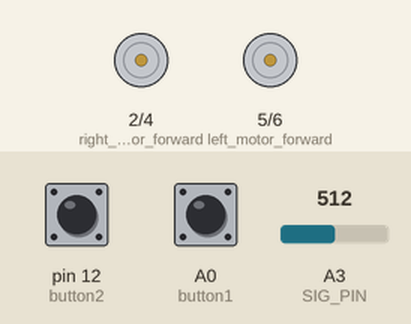
A sketch run on a simulated Arduino Uno, built with avr-gcc and run on an emulated ATmega328P. On the bench: motor-driver pin pairs drawn as motors (green arrow = first pin HIGH = forward, orange = second pin HIGH = backward, longer = more drive, scaled by the enable pin). Inputs (shaded band) come from the test bench; at power-on: pin 12 (button2) HIGH, A3 (SIG_PIN) = 512, A0 (button1) HIGH.

Above: at 1.2 s.
1.3 s: pin 12 (button2) pulled LOW for 0.15 s
At 1.6 s:
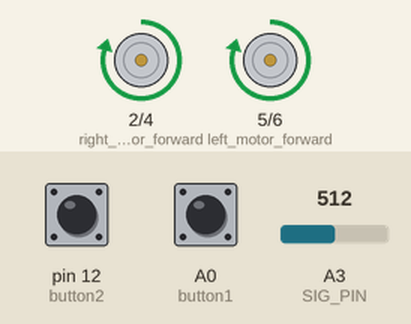
2.9 s: A3 (SIG_PIN) set to 316
4.4 s: A3 (SIG_PIN) set to 290
At 5.2 s:
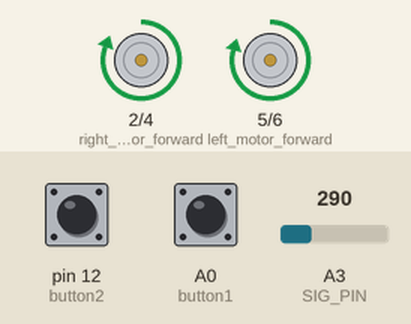
5.9 s: A3 (SIG_PIN) set to 306
At 6.3 s:
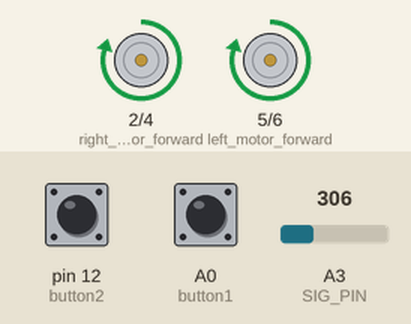
7.4 s: A3 (SIG_PIN) set to 190
At 8.6 s:
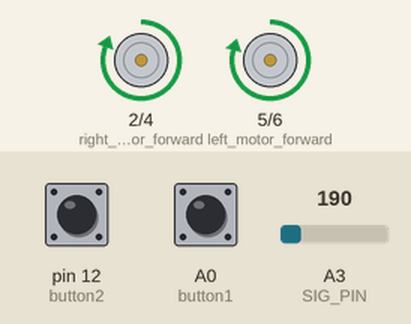
8.9 s: A3 (SIG_PIN) set to 310
At 9.8 s:
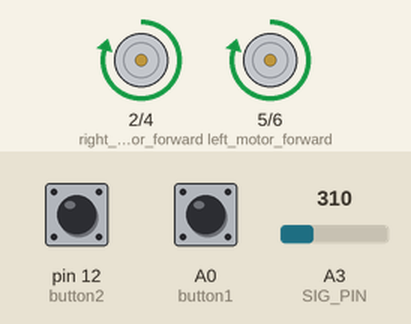
Timing chart, 0 to 11.4 s (numbered marks = the images above; inputs shaded):
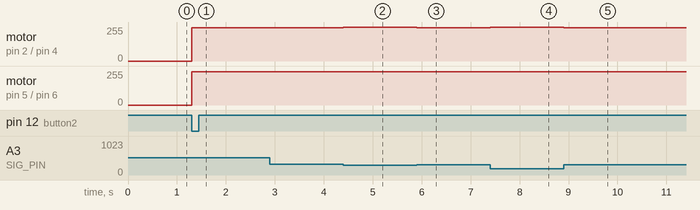

The sketch:

8IR_MUX_PID_Algorithm.ino
```cpp
//motorpins
#define right_motor_forward 2   //IN1(L298) || TB6612 -- AIN2
#define right_motor_backward 4  //IN2(L298) || TB6612 -- AIN1
#define left_motor_forward 5    //IN3(L298)  || TB6612 --- BIN1
#define left_motor_backward 6   //IN4(L298)  || TB6612 --- BIN2
//speed control pins (PWM)
#define right_motor_speed 3  //EnA (L298) //TB6612 --- PWMA
#define left_motor_speed 9   //EnB (L298) //TB6612 --- PWMB

//MUX PIN
#define S0 11
#define S1 10
#define S2 8
#define S3 7
#define SIG_PIN A3

//Sensor Variables
#define sensorNumber 8
int sensorADC[sensorNumber];
int sensorDigital[sensorNumber];
int bitWeight[sensorNumber] = { 1, 2, 4, 8, 16, 32, 64, 128 };
int WeightValue[sensorNumber] = { 10, 20, 30, 40, 50, 60, 70, 80 };
int theshold = 500;
int sumOnSensor;
int sensorWight;
int bitSensor;

//PID Variables
float line_position;
float error;
float center_position = 45;
float derivative, previous_error;
int base_speed = 250;
int kp = 8;
int kd = 100;


//button
#define button1 A0
#define button2 12

//************************************SETUP***************************************
void setup() {
  Serial.begin(9600);
  pinMode(S0, OUTPUT);
  pinMode(S1, OUTPUT);
  pinMode(S2, OUTPUT);
  pinMode(S3, OUTPUT);
  pinMode(button1, INPUT_PULLUP);
  pinMode(button2, INPUT_PULLUP);

  pinMode(left_motor_forward, OUTPUT);
  pinMode(left_motor_backward, OUTPUT);
  pinMode(right_motor_forward, OUTPUT);
  pinMode(right_motor_backward, OUTPUT);

  pinMode(left_motor_speed, OUTPUT);
  pinMode(left_motor_speed, OUTPUT);
}


//************************************LOOP***************************************
void loop() {
  if (digitalRead(button1) == 0) {  //when button 1 is pressed
    while (1) {
      read_black_line();
    }
  }
  if (digitalRead(button2) == 0) {  //when button 2 is pressed
    while (1) {
      PID_Controller(base_speed, kp, kd);
    }
  }
}
```

PID_Controller.ino
```cpp
void PID_Controller(int base_speed, int p, int d) {
  read_black_line();

  if (sumOnSensor > 0) line_position = sensorWight / sumOnSensor;
  error = center_position - line_position;

  derivative = error - previous_error;

  int right_motor_correction = base_speed + (error * p + derivative * d);
  int left_motor_correction = base_speed - (error * p + derivative * d);

  previous_error = error;


  /*
  for (int i = 7; i >= 0; i--) {  //display bitsensor data
    Serial.print(String(bitRead(bitSensor, i)));
  }

  Serial.print("  Wright: " + String(sensorWight));
  Serial.print("  Error: " + String(error));
  Serial.print("  Correction Speed: " + String(left_motor_correction) + ", " + String(right_motor_correction));
  Serial.println();
  */

  motor(left_motor_correction, right_motor_correction);
}


void side_calibration() {
  read_black_line();  //take sensor reading

  for (int i = 7; i >= 0; i--) {  //display bitsensor data
    Serial.print(String(bitRead(bitSensor, i)));
  }

  if (bitSensor == 0b10000000) {
    Serial.print("  Side: Left");
  } else if (bitSensor == 0b00000001) {
    Serial.print("  Side: Right");
  } else {
    Serial.print("  Side: NULL");
  }

  Serial.println();
}
```

motor.ino
```cpp
void motor(int LPWM, int RPWM) {
  if (LPWM > 0) {
    digitalWrite(left_motor_forward, HIGH);
    digitalWrite(left_motor_backward, LOW);
  } else {
    digitalWrite(left_motor_forward, LOW);
    digitalWrite(left_motor_backward, HIGH);
  }

  if (RPWM > 0) {
    digitalWrite(right_motor_forward, HIGH);
    digitalWrite(right_motor_backward, LOW);
  } else {
    digitalWrite(right_motor_forward, LOW);
    digitalWrite(right_motor_backward, HIGH);
  }

  LPWM = constrain(LPWM, -255, 255);
  RPWM = constrain(RPWM, -255, 255);

  //Serial.print(String(LPWM) + ",  " + String(RPWM) + ",  ");
  //Serial.println();

  analogWrite(left_motor_speed, abs(LPWM));
  analogWrite(right_motor_speed, abs(RPWM));
}
```

read_sensor.ino
```cpp
void read_black_line() {
  sumOnSensor = 0;
  sensorWight = 0;
  bitSensor = 0;

  for (int i = 0; i < sensorNumber; i++) {
    selectChannel(i);
    delayMicroseconds(20);
    sensorADC[i] = analogRead(SIG_PIN);
    //map analog value
    if (sensorADC[i] < 200) {
      sensorADC[i] = 0;
    } else if (sensorADC[i] > 300) {
      sensorADC[i] = 1000;
    }
    //analog to digital
    if (sensorADC[i] > theshold) {
      sensorDigital[i] = 1;
    } else {
      sensorDigital[i] = 0;
    }

    sumOnSensor += sensorDigital[i];
    sensorWight += sensorDigital[i] * WeightValue[i];
    bitSensor += sensorDigital[i] * bitWeight[7 - i];
  }
}


void selectChannel(int channel) {
  digitalWrite(S0, bitRead(channel, 0));
  digitalWrite(S1, bitRead(channel, 1));
  digitalWrite(S2, bitRead(channel, 2));
  digitalWrite(S3, bitRead(channel, 3));
}
```

Measured:
- after the input at 1.3 s, motor on pin 2 (right_motor_forward) / pin 4 (right_motor_backward), motor on pin 5 (left_motor_forward) / pin 6 (left_motor_backward): stopped → forward 250/255 at once
- after the input at 2.9 s, every drawn part: stays the same
- after the input at 4.4 s, motor on pin 2 (right_motor_forward) / pin 4 (right_motor_backward): forward 250/255 → forward 255/255 at once
- after the input at 5.9 s, motor on pin 2 (right_motor_forward) / pin 4 (right_motor_backward): forward 255/255 → forward 250/255 at once
- after the input at 7.4 s, motor on pin 2 (right_motor_forward) / pin 4 (right_motor_backward): forward 250/255 → forward 255/255 at once
- after the input at 8.9 s, motor on pin 2 (right_motor_forward) / pin 4 (right_motor_backward): forward 255/255 → forward 250/255 at once
